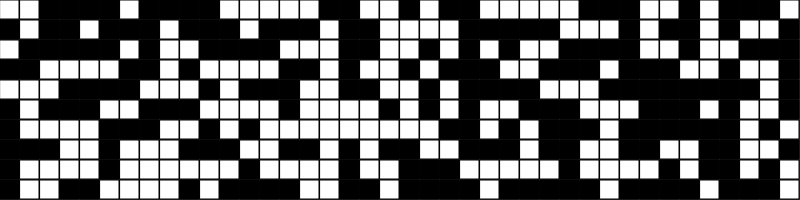
Frame 1 (no input)
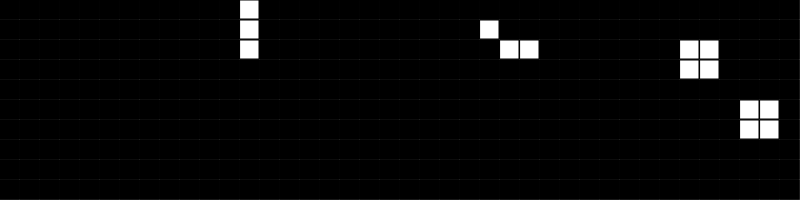
Frame 60 (no input)
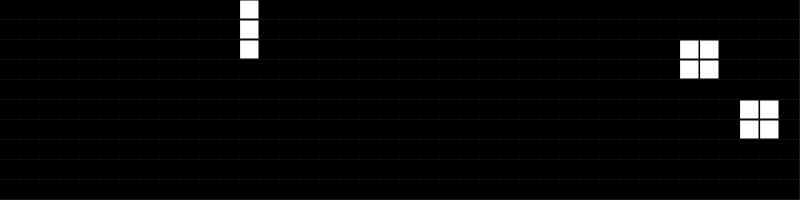
Frame 120 (the mouse pressed at the canvas centre since frame 60)

The p5.js sketch that drew these frames (run headless with seeded random() and noise() and a simulated clock; from frame 60 on, the mouse is pressed at the canvas centre):

// p5.js sketch
// ── sketch.js
function create2DArray(y, x) {
  let array = new Array(x);
  for (let i = 0; i < array.length; i++) {
    array[i] = new Array(y);
  }
  return array;
}

function getCellLivingNeighbors(x, y, array) {
  let alive = 0;
  for (let i = -1; i <= 1; i++) {
    for (var j = -1; j <= 1; j++) {
      if (x + i >= 0 && x + i < array.length && y + j >= 0 && y + j < array[0].length) {
          if (!(i == 0 && j == 0))
            alive += array[i + x][j + y];
      }
    }
  }

  return alive;
}

let board;
let tileSize = 20;

function setup() {
  createCanvas(800, 200);
  background(51);

  board = create2DArray(height/tileSize, width/tileSize);

  for (let i = 0; i < board.length; i++) {
    for (let j = 0; j < board[i].length; j++) {
      board[i][j] = floor(random() * 2);
    }
  }
}


function draw() {
  background(51);
  let newBoard = create2DArray(height/tileSize, width/tileSize);

  show();

  for (let x = 0; x < newBoard.length; x++) {
    for (let y = 0; y < newBoard[x].length; y++) {
      let neighbors = getCellLivingNeighbors(x, y, board);
      let currentState = board[x][y];
      //console.log(neighbors, currentState);

      if (currentState == 0 && neighbors == 3) {
        newBoard[x][y] = 1;
      }  else if (currentState == 1 && (neighbors < 2 || neighbors > 3)) {
        newBoard[x][y] = 0;
      } else {
        newBoard[x][y] = currentState;
      }
    }
  }

  board = newBoard;
}

function show() {
  for (let x = 0; x < board.length; x++) { // Draw the board
    for (let y = 0; y < board[x].length; y++) {
      fill(board[x][y] * 255);
      rect(x * tileSize, y * tileSize, tileSize - 1, tileSize - 1);
    }
  }
}
